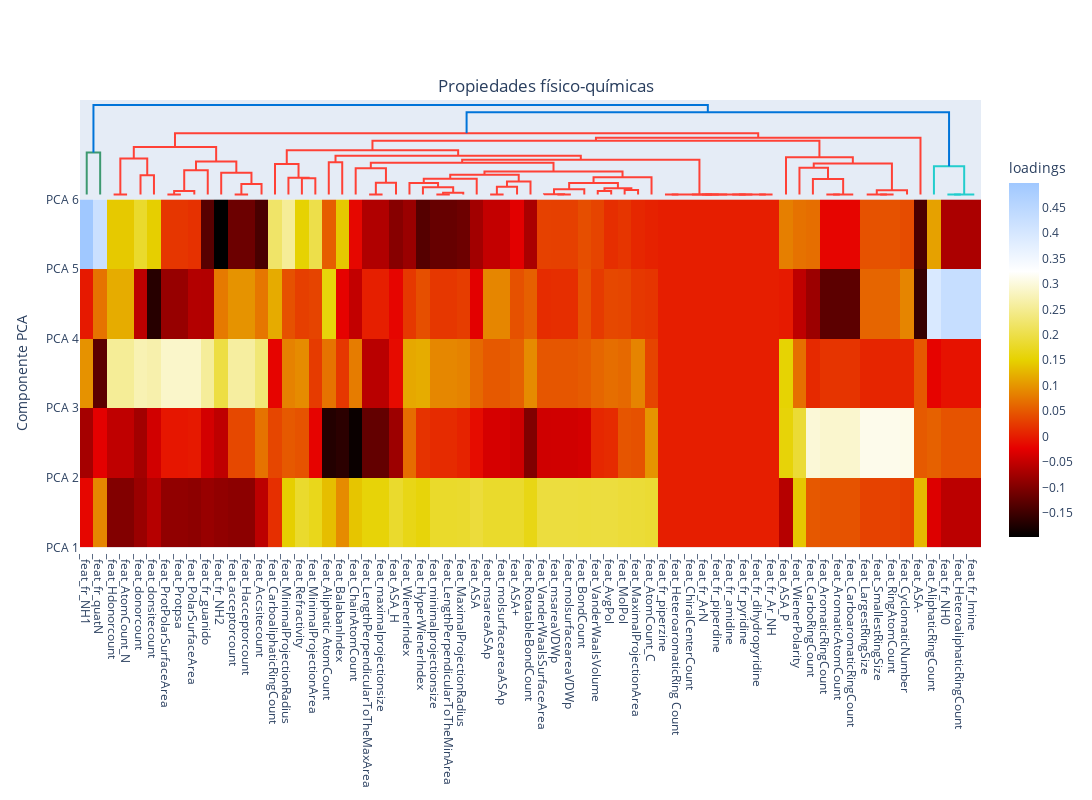

Notebook cell for this chart:
### Code cell
amine_5_components_pca, pca = apply_pca(X, 5)
rows = [ "PCA"+str(x) for x in range(1,5)]
plot_heap_map_with_dendogram(pca.components_, amine_df.columns.to_list(), rows, 'Propiedades físico-químicas')

### Figure 1 — Plotly figure (JSON) as saved in the notebook; plotly's stock layout.template omitted (floating-point values rounded to 4 significant figures; data arrays with more than 128 entries replaced by an {"elided": "..."} marker saying what was removed)
{"data": [{"hoverinfo": "text", "marker": {"color": "rgb(61,153,112)"}, "mode": "lines", "type": "scatter", "x": [5, 5, 15, 15], "xaxis": "x", "y": [0, 0.2752, 0.2752, 0], "yaxis": "y2"}, {"hoverinfo": "text", "marker": {"color": "rgb(255,65,54)"}, "mode": "lines", "type": "scatter", "x": [25, 25, 35, 35], "xaxis": "x", "y": [0, 7.727e-17, 7.727e-17, 0], "yaxis": "y2"}, {"hoverinfo": "text", "marker": {"color": "rgb(255,65,54)"}, "mode": "lines", "type": "scatter", "x": [45, 45, 55, 55], "xaxis": "x", "y": [0, 0.1248, 0.1248, 0], "yaxis": "y2"}, {"hoverinfo": "text", "marker": {"color": "rgb(255,65,54)"}, "mode": "lines", "type": "scatter", "x": [30, 30, 50, 50], "xaxis": "x", "y": [7.727e-17, 0.2356, 0.2356, 0.1248], "yaxis": "y2"}, {"hoverinfo": "text", "marker": {"color": "rgb(255,65,54)"}, "mode": "lines", "type": "scatter", "x": [65, 65, 75, 75], "xaxis": "x", "y": [0, 0, 0, 0], "yaxis": "y2"}, {"hoverinfo": "text", "marker": {"color": "rgb(255,65,54)"}, "mode": "lines", "type": "scatter", "x": [70, 70, 85, 85], "xaxis": "x", "y": [0, 0.02225, 0.02225, 0], "yaxis": "y2"}, {"hoverinfo": "text", "marker": {"color": "rgb(255,65,54)"}, "mode": "lines", "type": "scatter", "x": [77.5, 77.5, 95, 95], "xaxis": "x", "y": [0.02225, 0.1583, 0.1583, 0], "yaxis": "y2"}, {"hoverinfo": "text", "marker": {"color": "rgb(255,65,54)"}, "mode": "lines", "type": "scatter", "x": [115, 115, 125, 125], "xaxis": "x", "y": [0, 0, 0, 0], "yaxis": "y2"}, {"hoverinfo": "text", "marker": {"color": "rgb(255,65,54)"}, "mode": "lines", "type": "scatter", "x": [120, 120, 135, 135], "xaxis": "x", "y": [0, 0.06883, 0.06883, 0], "yaxis": "y2"}, {"hoverinfo": "text", "marker": {"color": "rgb(255,65,54)"}, "mode": "lines", "type": "scatter", "x": [105, 105, 127.5, 127.5], "xaxis": "x", "y": [0, 0.1419, 0.1419, 0.06883], "yaxis": "y2"}, {"hoverinfo": "text", "marker": {"color": "rgb(255,65,54)"}, "mode": "lines", "type": "scatter", "x": [86.25, 86.25, 116.2, 116.2], "xaxis": "x", "y": [0.1583, 0.2153, 0.2153, 0.1419], "yaxis": "y2"}, {"hoverinfo": "text", "marker": {"color": "rgb(255,65,54)"}, "mode": "lines", "type": "scatter", "x": [40, 40, 101.2, 101.2], "xaxis": "x", "y": [0.2356, 0.3108, 0.3108, 0.2153], "yaxis": "y2"}, {"hoverinfo": "text", "marker": {"color": "rgb(255,65,54)"}, "mode": "lines", "type": "scatter", "x": [165, 165, 175, 175], "xaxis": "x", "y": [0, 0.1066, 0.1066, 0], "yaxis": "y2"}, {"hoverinfo": "text", "marker": {"color": "rgb(255,65,54)"}, "mode": "lines", "type": "scatter", "x": [155, 155, 170, 170], "xaxis": "x", "y": [0, 0.1086, 0.1086, 0.1066], "yaxis": "y2"}, {"hoverinfo": "text", "marker": {"color": "rgb(255,65,54)"}, "mode": "lines", "type": "scatter", "x": [145, 145, 162.5, 162.5], "xaxis": "x", "y": [0, 0.1993, 0.1993, 0.1086], "yaxis": "y2"}, {"hoverinfo": "text", "marker": {"color": "rgb(255,65,54)"}, "mode": "lines", "type": "scatter", "x": [185, 185, 195, 195], "xaxis": "x", "y": [0, 0.2103, 0.2103, 0], "yaxis": "y2"}, {"hoverinfo": "text", "marker": {"color": "rgb(255,65,54)"}, "mode": "lines", "type": "scatter", "x": [215, 215, 225, 225], "xaxis": "x", "y": [0, 0, 0, 0], "yaxis": "y2"}, {"hoverinfo": "text", "marker": {"color": "rgb(255,65,54)"}, "mode": "lines", "type": "scatter", "x": [220, 220, 235, 235], "xaxis": "x", "y": [0, 0.07652, 0.07652, 0], "yaxis": "y2"}, {"hoverinfo": "text", "marker": {"color": "rgb(255,65,54)"}, "mode": "lines", "type": "scatter", "x": [205, 205, 227.5, 227.5], "xaxis": "x", "y": [0, 0.1714, 0.1714, 0.07652], "yaxis": "y2"}, {"hoverinfo": "text", "marker": {"color": "rgb(255,65,54)"}, "mode": "lines", "type": "scatter", "x": [265, 265, 275, 275], "xaxis": "x", "y": [0, 0, 0, 0], "yaxis": "y2"}, {"hoverinfo": "text", "marker": {"color": "rgb(255,65,54)"}, "mode": "lines", "type": "scatter", "x": [270, 270, 285, 285], "xaxis": "x", "y": [0, 0.01092, 0.01092, 0], "yaxis": "y2"}, {"hoverinfo": "text", "marker": {"color": "rgb(255,65,54)"}, "mode": "lines", "type": "scatter", "x": [255, 255, 277.5, 277.5], "xaxis": "x", "y": [0, 0.04733, 0.04733, 0.01092], "yaxis": "y2"}, {"hoverinfo": "text", "marker": {"color": "rgb(255,65,54)"}, "mode": "lines", "type": "scatter", "x": [245, 245, 266.2, 266.2], "xaxis": "x", "y": [0, 0.07503, 0.07503, 0.04733], "yaxis": "y2"}, {"hoverinfo": "text", "marker": {"color": "rgb(255,65,54)"}, "mode": "lines", "type": "scatter", "x": [255.6, 255.6, 295, 295], "xaxis": "x", "y": [0.07503, 0.1029, 0.1029, 0], "yaxis": "y2"}, {"hoverinfo": "text", "marker": {"color": "rgb(255,65,54)"}, "mode": "lines", "type": "scatter", "x": [305, 305, 315, 315], "xaxis": "x", "y": [0, 0, 0, 0], "yaxis": "y2"}, {"hoverinfo": "text", "marker": {"color": "rgb(255,65,54)"}, "mode": "lines", "type": "scatter", "x": [310, 310, 325, 325], "xaxis": "x", "y": [0, 0.05063, 0.05063, 0], "yaxis": "y2"}, {"hoverinfo": "text", "marker": {"color": "rgb(255,65,54)"}, "mode": "lines", "type": "scatter", "x": [317.5, 317.5, 335, 335], "xaxis": "x", "y": [0.05063, 0.08393, 0.08393, 0], "yaxis": "y2"}, {"hoverinfo": "text", "marker": {"color": "rgb(255,65,54)"}, "mode": "lines", "type": "scatter", "x": [275.3, 275.3, 326.2, 326.2], "xaxis": "x", "y": [0.1029, 0.1282, 0.1282, 0.08393], "yaxis": "y2"}, {"hoverinfo": "text", "marker": {"color": "rgb(255,65,54)"}, "mode": "lines", "type": "scatter", "x": [355, 355, 365, 365], "xaxis": "x", "y": [0, 1.89e-16, 1.89e-16, 0], "yaxis": "y2"}, {"hoverinfo": "text", "marker": {"color": "rgb(255,65,54)"}, "mode": "lines", "type": "scatter", "x": [345, 345, 360, 360], "xaxis": "x", "y": [0, 0.001407, 0.001407, 1.89e-16], "yaxis": "y2"}, {"hoverinfo": "text", "marker": {"color": "rgb(255,65,54)"}, "mode": "lines", "type": "scatter", "x": [352.5, 352.5, 375, 375], "xaxis": "x", "y": [0.001407, 0.034, 0.034, 0], "yaxis": "y2"}, {"hoverinfo": "text", "marker": {"color": "rgb(255,65,54)"}, "mode": "lines", "type": "scatter", "x": [385, 385, 395, 395], "xaxis": "x", "y": [0, 0.02308, 0.02308, 0], "yaxis": "y2"}, {"hoverinfo": "text", "marker": {"color": "rgb(255,65,54)"}, "mode": "lines", "type": "scatter", "x": [405, 405, 415, 415], "xaxis": "x", "y": [0, 0.02829, 0.02829, 0], "yaxis": "y2"}, {"hoverinfo": "text", "marker": {"color": "rgb(255,65,54)"}, "mode": "lines", "type": "scatter", "x": [390, 390, 410, 410], "xaxis": "x", "y": [0.02308, 0.04123, 0.04123, 0.02829], "yaxis": "y2"}, {"hoverinfo": "text", "marker": {"color": "rgb(255,65,54)"}, "mode": "lines", "type": "scatter", "x": [363.8, 363.8, 400, 400], "xaxis": "x", "y": [0.034, 0.07455, 0.07455, 0.04123], "yaxis": "y2"}, {"hoverinfo": "text", "marker": {"color": "rgb(255,65,54)"}, "mode": "lines", "type": "scatter", "x": [381.9, 381.9, 425, 425], "xaxis": "x", "y": [0.07455, 0.113, 0.113, 0], "yaxis": "y2"}, {"hoverinfo": "text", "marker": {"color": "rgb(255,65,54)"}, "mode": "lines", "type": "scatter", "x": [300.8, 300.8, 403.4, 403.4], "xaxis": "x", "y": [0.1282, 0.1495, 0.1495, 0.113], "yaxis": "y2"}, {"hoverinfo": "text", "marker": {"color": "rgb(255,65,54)"}, "mode": "lines", "type": "scatter", "x": [216.2, 216.2, 352.1, 352.1], "xaxis": "x", "y": [0.1714, 0.2078, 0.2078, 0.1495], "yaxis": "y2"}, {"hoverinfo": "text", "marker": {"color": "rgb(255,65,54)"}, "mode": "lines", "type": "scatter", "x": [435, 435, 445, 445], "xaxis": "x", "y": [0, 7.152e-17, 7.152e-17, 0], "yaxis": "y2"}, {"hoverinfo": "text", "marker": {"color": "rgb(255,65,54)"}, "mode": "lines", "type": "scatter", "x": [465, 465, 475, 475], "xaxis": "x", "y": [0, 0, 0, 0], "yaxis": "y2"}, {"hoverinfo": "text", "marker": {"color": "rgb(255,65,54)"}, "mode": "lines", "type": "scatter", "x": [455, 455, 470, 470], "xaxis": "x", "y": [0, 0, 0, 0], "yaxis": "y2"}, {"hoverinfo": "text", "marker": {"color": "rgb(255,65,54)"}, "mode": "lines", "type": "scatter", "x": [485, 485, 495, 495], "xaxis": "x", "y": [0, 2.629e-17, 2.629e-17, 0], "yaxis": "y2"}, {"hoverinfo": "text", "marker": {"color": "rgb(255,65,54)"}, "mode": "lines", "type": "scatter", "x": [505, 505, 515, 515], "xaxis": "x", "y": [0, 1.187e-17, 1.187e-17, 0], "yaxis": "y2"}, {"hoverinfo": "text", "marker": {"color": "rgb(255,65,54)"}, "mode": "lines", "type": "scatter", "x": [490, 490, 510, 510], "xaxis": "x", "y": [2.629e-17, 4.377e-17, 4.377e-17, 1.187e-17], "yaxis": "y2"}, {"hoverinfo": "text", "marker": {"color": "rgb(255,65,54)"}, "mode": "lines", "type": "scatter", "x": [462.5, 462.5, 500, 500], "xaxis": "x", "y": [0, 5.02e-17, 5.02e-17, 4.377e-17], "yaxis": "y2"}, {"hoverinfo": "text", "marker": {"color": "rgb(255,65,54)"}, "mode": "lines", "type": "scatter", "x": [440, 440, 481.2, 481.2], "xaxis": "x", "y": [7.152e-17, 9.441e-17, 9.441e-17, 5.02e-17], "yaxis": "y2"}, {"hoverinfo": "text", "marker": {"color": "rgb(255,65,54)"}, "mode": "lines", "type": "scatter", "x": [284.2, 284.2, 460.6, 460.6], "xaxis": "x", "y": [0.2078, 0.2262, 0.2262, 9.441e-17], "yaxis": "y2"}, {"hoverinfo": "text", "marker": {"color": "rgb(255,65,54)"}, "mode": "lines", "type": "scatter", "x": [190, 190, 372.4, 372.4], "xaxis": "x", "y": [0.2103, 0.2529, 0.2529, 0.2262], "yaxis": "y2"}, {"hoverinfo": "text", "marker": {"color": "rgb(255,65,54)"}, "mode": "lines", "type": "scatter", "x": [153.8, 153.8, 281.2, 281.2], "xaxis": "x", "y": [0.1993, 0.2892, 0.2892, 0.2529], "yaxis": "y2"}, {"hoverinfo": "text", "marker": {"color": "rgb(255,65,54)"}, "mode": "lines", "type": "scatter", "x": [555, 555, 565, 565], "xaxis": "x", "y": [0, 5.701e-17, 5.701e-17, 0], "yaxis": "y2"}, {"hoverinfo": "text", "marker": {"color": "rgb(255,65,54)"}, "mode": "lines", "type": "scatter", "x": [560, 560, 575, 575], "xaxis": "x", "y": [5.701e-17, 8.378e-17, 8.378e-17, 0], "yaxis": "y2"}, {"hoverinfo": "text", "marker": {"color": "rgb(255,65,54)"}, "mode": "lines", "type": "scatter", "x": [545, 545, 567.5, 567.5], "xaxis": "x", "y": [0, 0.1003, 0.1003, 8.378e-17], "yaxis": "y2"}, {"hoverinfo": "text", "marker": {"color": "rgb(255,65,54)"}, "mode": "lines", "type": "scatter", "x": [535, 535, 556.2, 556.2], "xaxis": "x", "y": [0, 0.1741, 0.1741, 0.1003], "yaxis": "y2"}, {"hoverinfo": "text", "marker": {"color": "rgb(255,65,54)"}, "mode": "lines", "type": "scatter", "x": [595, 595, 605, 605], "xaxis": "x", "y": [0, 0, 0, 0], "yaxis": "y2"}, {"hoverinfo": "text", "marker": {"color": "rgb(255,65,54)"}, "mode": "lines", "type": "scatter", "x": [585, 585, 600, 600], "xaxis": "x", "y": [0, 3.622e-17, 3.622e-17, 0], "yaxis": "y2"}, {"hoverinfo": "text", "marker": {"color": "rgb(255,65,54)"}, "mode": "lines", "type": "scatter", "x": [592.5, 592.5, 615, 615], "xaxis": "x", "y": [3.622e-17, 0.02746, 0.02746, 0], "yaxis": "y2"}, {"hoverinfo": "text", "marker": {"color": "rgb(255,65,54)"}, "mode": "lines", "type": "scatter", "x": [545.6, 545.6, 603.8, 603.8], "xaxis": "x", "y": [0.1741, 0.2028, 0.2028, 0.02746], "yaxis": "y2"}, {"hoverinfo": "text", "marker": {"color": "rgb(255,65,54)"}, "mode": "lines", "type": "scatter", "x": [525, 525, 574.7, 574.7], "xaxis": "x", "y": [0, 0.2434, 0.2434, 0.2028], "yaxis": "y2"}, {"hoverinfo": "text", "marker": {"color": "rgb(255,65,54)"}, "mode": "lines", "type": "scatter", "x": [217.5, 217.5, 549.8, 549.8], "xaxis": "x", "y": [0.2892, 0.3519, 0.3519, 0.2434], "yaxis": "y2"}, {"hoverinfo": "text", "marker": {"color": "rgb(255,65,54)"}, "mode": "lines", "type": "scatter", "x": [383.7, 383.7, 625, 625], "xaxis": "x", "y": [0.3519, 0.3709, 0.3709, 0], "yaxis": "y2"}, {"hoverinfo": "text", "marker": {"color": "rgb(255,65,54)"}, "mode": "lines", "type": "scatter", "x": [70.62, 70.62, 504.3, 504.3], "xaxis": "x", "y": [0.3108, 0.4012, 0.4012, 0.3709], "yaxis": "y2"}, {"hoverinfo": "text", "marker": {"color": "rgb(35,205,205)"}, "mode": "lines", "type": "scatter", "x": [645, 645, 655, 655], "xaxis": "x", "y": [0, 0, 0, 0], "yaxis": "y2"}, {"hoverinfo": "text", "marker": {"color": "rgb(35,205,205)"}, "mode": "lines", "type": "scatter", "x": [650, 650, 665, 665], "xaxis": "x", "y": [0, 1.55e-16, 1.55e-16, 0], "yaxis": "y2"}, {"hoverinfo": "text", "marker": {"color": "rgb(35,205,205)"}, "mode": "lines", "type": "scatter", "x": [635, 635, 657.5, 657.5], "xaxis": "x", "y": [0, 0.1844, 0.1844, 1.55e-16], "yaxis": "y2"}, {"hoverinfo": "text", "marker": {"color": "rgb(0,116,217)"}, "mode": "lines", "type": "scatter", "x": [287.5, 287.5, 646.2, 646.2], "xaxis": "x", "y": [0.4012, 0.538, 0.538, 0.1844], "yaxis": "y2"}, {"hoverinfo": "text", "marker": {"color": "rgb(0,116,217)"}, "mode": "lines", "type": "scatter", "x": [10, 10, 466.9, 466.9], "xaxis": "x", "y": [0.2752, 0.5856, 0.5856, 0.538], "yaxis": "y2"}, {"colorbar": {"len": 0.8, "nticks": 15, "title": {"text": "loadings"}}, "colorscale": [[0, "rgb(0,0,0)"], [0.25, "rgb(230,0,0)"], [0.5, "rgb(230,210,0)"], [0.75, "rgb(255,255,255)"], [1, "rgb(160,200,255)"]], "type": "heatmap", "x": [5, 15, 25, 35, 45, 55, 65, 75, 85, 95, 105, 115, 125, 135, 145, 155, 165, 175, 185, 195, 205, 215, 225, 235, 245, 255, 265, 275, 285, 295, 305, 315, 325, 335, 345, 355, 365, 375, 385, 395, 405, 415, 425, 435, 445, 455, 465, 475, 485, 495, 505, 515, 525, 535, 545, 555, 565, 575, 585, 595, 605, 615, 625, 635, 645, 655, 665], "y": [0, 1, 2, 3, 4, 5, 6, 7], "z": {"elided": "5x67 float values"}}], "layout": {"autosize": false, "boxmode": "group", "height": 800, "hovermode": "closest", "showlegend": false, "title": {"text": "Propiedades físico-químicas", "x": 0.5, "xanchor": "center", "y": 0.9, "yanchor": "top"}, "width": 1200, "xaxis": {"domain": [1, 1], "mirror": false, "rangemode": "tozero", "showgrid": false, "showline": false, "showticklabels": true, "tickmode": "array", "ticks": "", "ticktext": ["_feat_fr_NH1", "_feat_fr_quatN", "_feat_Hdonorcount", "_feat_AtomCount_N", "_feat_donorcount", "_feat_donsitecount", "_feat_ProtPolarSurfaceArea", "_feat_Protpsa", "_feat_PolarSurfaceArea", "_feat_fr_guanido", "_feat_fr_NH2", "_feat_acceptorcount", "_feat_Hacceptorcount", "_feat_Accsitecount", "_feat_CarboaliphaticRingCount", "_feat_MinimalProjectionRadius", "_feat_Refractivity", "_feat_MinimalProjectionArea", "_feat_Aliphatic AtomCount", "_feat_BalabanIndex", "_feat_ChainAtomCount", "_feat_LengthPerpendicularToTheMaxArea", "_feat_maximalprojectionsize", "_feat_ASA_H", "_feat_WienerIndex", "_feat_HyperWienerIndex", "_feat_minimalprojectionsize", "_feat_LengthPerpendicularToTheMinArea", "_feat_MaximalProjectionRadius", "_feat_ASA", "_feat_msareaASAp", "_feat_molsurfaceareaASAp", "_feat_ASA+", "_feat_RotatableBondCount", "_feat_VanderWaalsSurfaceArea", "_feat_msareaVDWp", "_feat_molsurfaceareaVDWp", "_feat_BondCount", "_feat_VanderWaalsVolume", "_feat_AvgPol", "_feat_MolPol", "_feat_MaximalProjectionArea", "_feat_AtomCount_C", "_feat_fr_piperzine", "_feat_HeteroaromaticRing Count", "_feat_ChiralCenterCount", "_feat_fr_ArN", "_feat_fr_piperdine", "_feat_fr_amidine", "_feat_fr_pyridine", "_feat_fr_dihydropyridine", "_feat_fr_Ar_NH", "_feat_ASA_P", "_feat_WienerPolarity", "_feat_CarboRingCount", "_feat_AromaticRingCount", "_feat_AromaticAtomCount", "_feat_CarboaromaticRingCount", "_feat_LargestRingSize", "_feat_SmallestRingSize", "_feat_RingAtomCount", "_feat_CyclomaticNumber", "_feat_ASA-", "_feat_AliphaticRingCount", "_feat_fr_NH0", "_feat_HeteroaliphaticRingCount", "_feat_fr_Imine"], "tickvals": [5, 15, 25, 35, 45, 55, 65, 75, 85, 95, 105, 115, 125, 135, 145, 155, 165, 175, 185, 195, 205, 215, 225, 235, 245, 255, 265, 275, 285, 295, 305, 315, 325, 335, 345, 355, 365, 375, 385, 395, 405, 415, 425, 435, 445, 455, 465, 475, 485, 495, 505, 515, 525, 535, 545, 555, 565, 575, 585, 595, 605, 615, 625, 635, 645, 655, 665], "type": "linear", "zeroline": false}, "xaxis2": {"domain": [1, 0.8], "mirror": false, "showgrid": false, "showline": false, "showticklabels": false, "ticks": "", "zeroline": false}, "yaxis": {"domain": [0.1, 0.8], "mirror": false, "rangemode": "tozero", "showgrid": false, "showline": false, "showticklabels": true, "tickmode": "array", "ticks": "", "ticktext": ["PCA 1", "PCA 2", "PCA 3", "PCA 4", "PCA 5", "PCA 6", "PCA 7", "PCA 8"], "tickvals": [0, 1, 2, 3, 4, 5, 6, 7], "title": {"text": "Componente PCA"}, "type": "linear", "zeroline": false}, "yaxis2": {"domain": [0.8, 1], "mirror": false, "showgrid": false, "showline": false, "showticklabels": false, "ticks": "", "zeroline": false}}}
